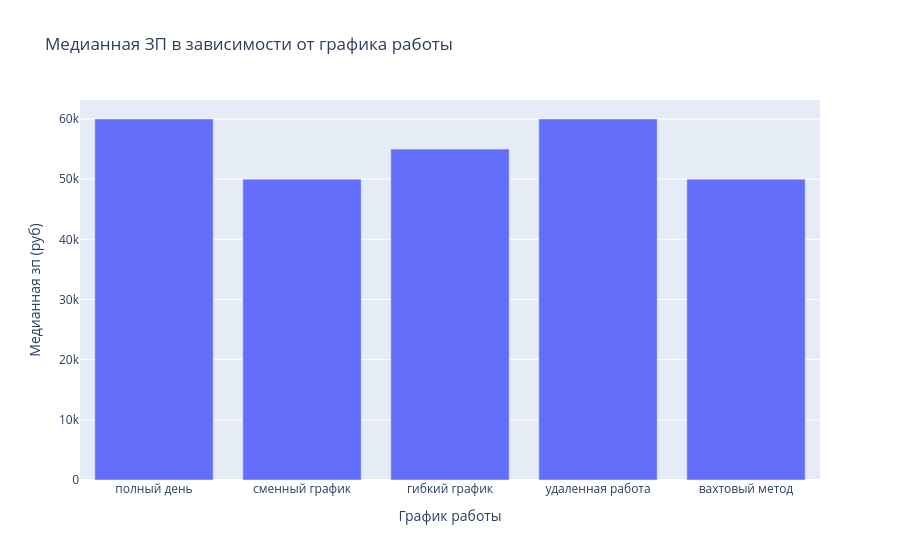

The cell this chart's notebook holds for it:
### Markdown cell above
1. Построим диаграмму, которая покажет разброс медианных зарплат в зависимости от графика работы.

### Code cell
# ваш код здесь

schedules = ['полный день', 'сменный график', 'гибкий график', 'сменный график', 'удаленная работа', 'вахтовый метод']
result = {}
for schedule in schedules:
    median_sal = headhunter_merged[headhunter_merged[schedule] == True]['ЗП (руб)'].median()
    result[schedule] = median_sal

median_salaries = pd.Series(result)

fig = px.bar(
    x=median_salaries.index,
    y=median_salaries.values,
    labels={'x': 'График работы', 'y': 'Медианная зп (руб)'},
    title='Медианная ЗП в зависимости от графика работы'
)

fig.show()
fig.write_html('HTMLgraphs/schedule_median_salary.html')

### Figure 1 — Plotly figure (JSON) as saved in the notebook; plotly's stock layout.template omitted (floating-point values rounded to 4 significant figures)
{"data": [{"hovertemplate": "График работы=%{x}<br>Медианная зп (руб)=%{y}<extra></extra>", "legendgroup": "", "marker": {"color": "#636efa", "pattern": {"shape": ""}}, "name": "", "orientation": "v", "showlegend": false, "textposition": "auto", "type": "bar", "x": ["полный день", "сменный график", "гибкий график", "удаленная работа", "вахтовый метод"], "xaxis": "x", "y": [60000.0, 50000.0, 55000.0, 60000.0, 50000.0], "yaxis": "y"}], "layout": {"barmode": "relative", "legend": {"tracegroupgap": 0}, "title": {"text": "Медианная ЗП в зависимости от графика работы"}, "xaxis": {"anchor": "y", "domain": [0, 1], "title": {"text": "График работы"}}, "yaxis": {"anchor": "x", "domain": [0, 1], "title": {"text": "Медианная зп (руб)"}}}}
